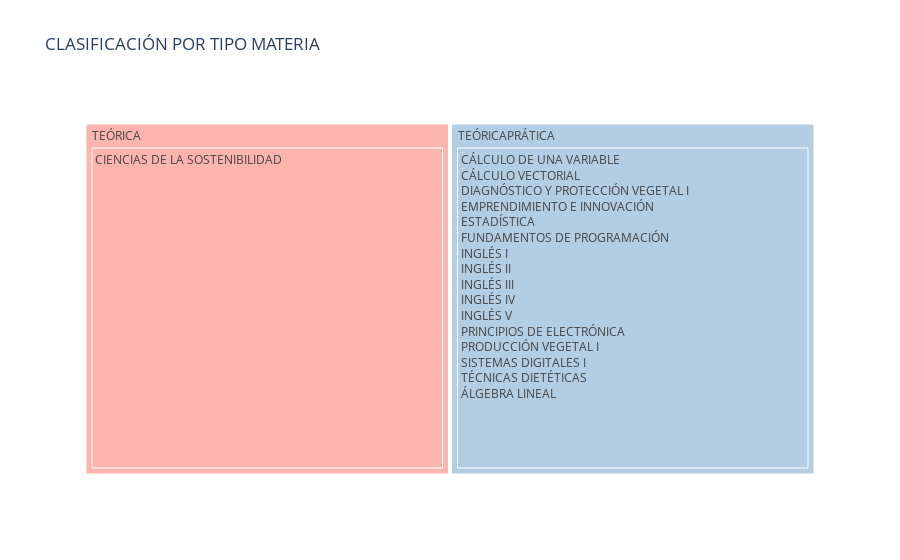

Notebook cell for this chart:
### Markdown cell above
Permite ver la distribución de por tipo de materias disponibles en el PAE 2023 

Saber que existen dos tipos:

* Teórica
* TeóricoPráctica

Ademas se puede ver el porcentaje que representa del total.

### Code cell
fig_clasificart_p.show()

### Figure 1 — Plotly figure (JSON) as saved in the notebook; plotly's stock layout.template omitted (floating-point values rounded to 4 significant figures)
{"data": [{"branchvalues": "total", "customdata": [["TEÓRICA"], ["TEÓRICAPRÁTICA"], ["TEÓRICA"], ["TEÓRICAPRÁTICA"]], "domain": {"x": [0, 1], "y": [0, 1]}, "hovertemplate": "labels=%{label}<br>count=%{value}<br>parent=%{parent}<br>id=%{id}<br>TIPOMATERIA=%{customdata[0]}<extra></extra>", "ids": ["TEÓRICA/CIENCIAS DE LA SOSTENIBILIDAD<br>", "TEÓRICAPRÁTICA/CÁLCULO DE UNA VARIABLE<br>CÁLCULO VECTORIAL<br>DIAGNÓSTICO Y PROTECCIÓN VEGETAL I<br>EMPRENDIMIENTO E INNOVACIÓN<br>ESTADÍSTICA<br>FUNDAMENTOS DE PROGRAMACIÓN<br>INGLÉS I<br>INGLÉS II<br>INGLÉS III<br>INGLÉS IV<br>INGLÉS V<br>PRINCIPIOS DE ELECTRÓNICA<br>PRODUCCIÓN VEGETAL I<br>SISTEMAS DIGITALES I<br>TÉCNICAS DIETÉTICAS<br>ÁLGEBRA LINEAL<br>", "TEÓRICA", "TEÓRICAPRÁTICA"], "labels": ["CIENCIAS DE LA SOSTENIBILIDAD<br>", "CÁLCULO DE UNA VARIABLE<br>CÁLCULO VECTORIAL<br>DIAGNÓSTICO Y PROTECCIÓN VEGETAL I<br>EMPRENDIMIENTO E INNOVACIÓN<br>ESTADÍSTICA<br>FUNDAMENTOS DE PROGRAMACIÓN<br>INGLÉS I<br>INGLÉS II<br>INGLÉS III<br>INGLÉS IV<br>INGLÉS V<br>PRINCIPIOS DE ELECTRÓNICA<br>PRODUCCIÓN VEGETAL I<br>SISTEMAS DIGITALES I<br>TÉCNICAS DIETÉTICAS<br>ÁLGEBRA LINEAL<br>", "TEÓRICA", "TEÓRICAPRÁTICA"], "marker": {"colors": ["rgb(251,180,174)", "rgb(179,205,227)", "rgb(251,180,174)", "rgb(179,205,227)"]}, "name": "", "parents": ["TEÓRICA", "TEÓRICAPRÁTICA", "", ""], "type": "treemap", "values": [1, 1, 1, 1]}], "layout": {"legend": {"tracegroupgap": 0}, "title": {"text": "CLASIFICACIÓN POR TIPO MATERIA"}, "treemapcolorway": ["rgb(251,180,174)", "rgb(179,205,227)", "rgb(204,235,197)", "rgb(222,203,228)", "rgb(254,217,166)", "rgb(255,255,204)", "rgb(229,216,189)", "rgb(253,218,236)", "rgb(242,242,242)"]}}
